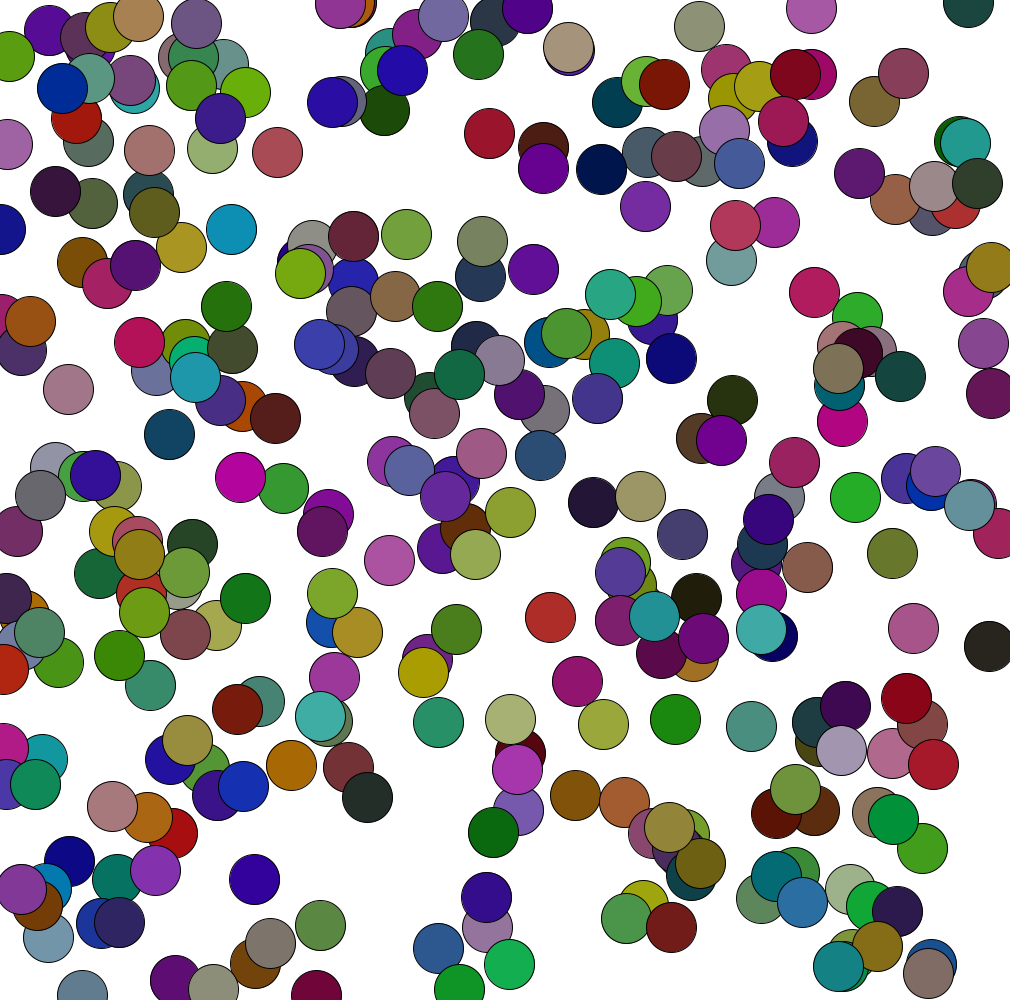
Frame 1 (no input)
Frame 60 (the mouse pressed at the canvas centre just before this capture): identical to frame 1, image omitted
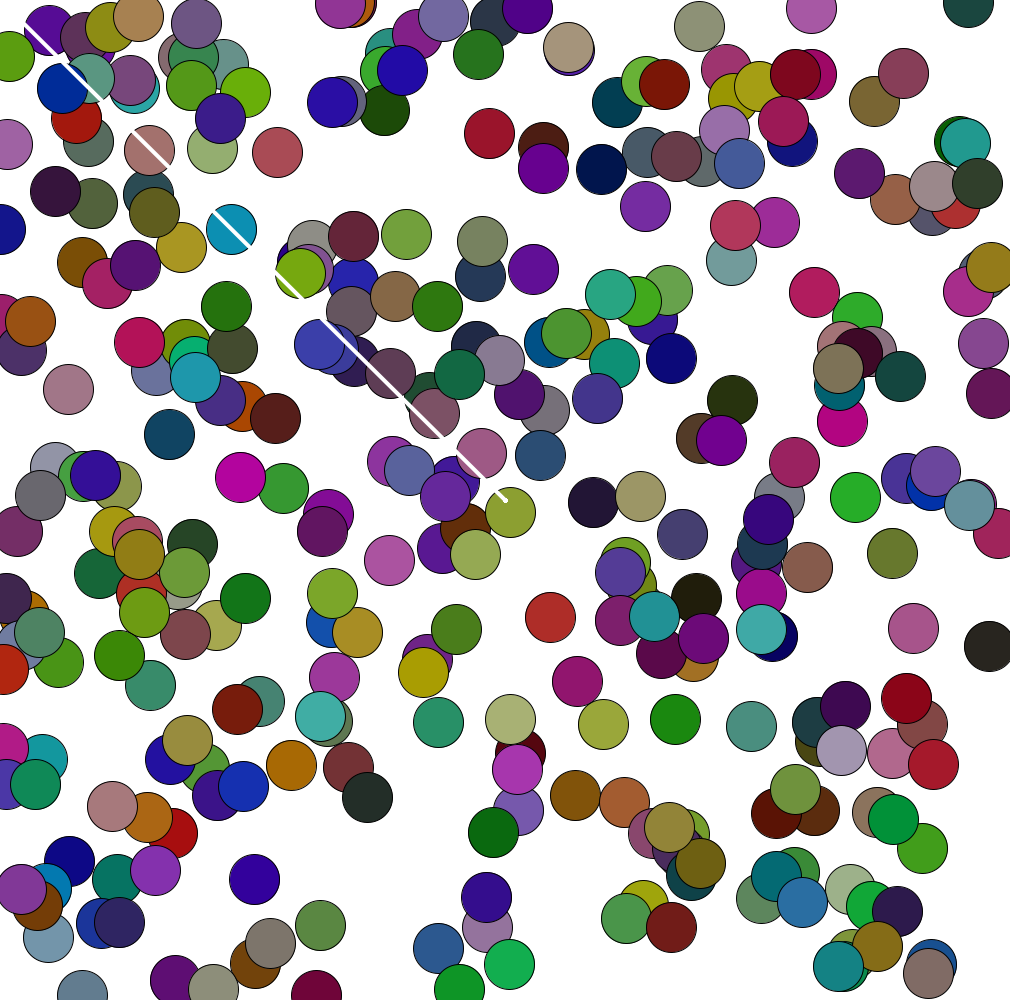
Frame 120 (the mouse held since frame 60 and released just before this capture)

The Processing sketch that drew these frames (run headless with seeded random() and noise(); from frame 60 on, the mouse is pressed at the canvas centre):

// Processing sketch: processing_125786
// ── processing_125786.pde


void setup()
{
  size(1010,1000);
  background(255,255,255);
  float x = random(500);
  noCursor();
  while (x > 0)
  {
    fill(random(180),random(180),random(180));
    ellipse(random(1000),random(1000),50,50);
    x = x - 1;
  }
}

void draw()
{
  strokeWeight(4);
  stroke(255,255,255);
  line(pmouseX,pmouseY,mouseX,mouseY);
}
 
void mouseDragged()
{
   if (mouseButton == LEFT)
     {
       float x = random(500);
       while (x > 0)
      {
        stroke(0,0,0);
        fill(random(180),random(180),random(180));
        ellipse(random(1000),random(1000),50,50);
        x = x - 1;
      }
     }
}

void keyPressed()
{
  if (key == TAB)
  {
    stroke(0,0,0);
    fill(random(180),random(180),random(180));
    triangle(random(1000),random(1000),random(1000),random(1000),random(1000),random(500));
  }
}
